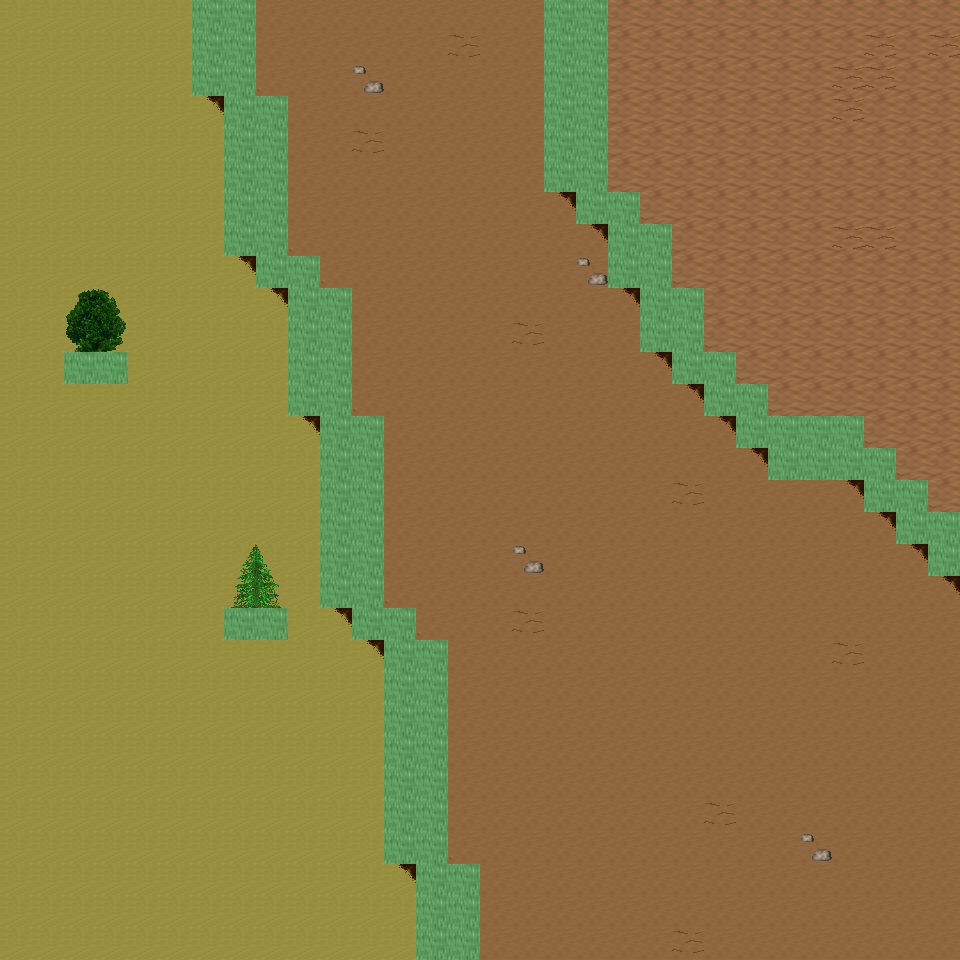

Below is a game level as drawn by its tile map, then a one-line description and the .tmx that defines it (tile-layer data replaced by summaries):
An orthogonal 30x30 tile map with 32x32 px tiles, 6 tile layers (Ground, Object, Object2, Above, ...), 37 tilesets and 4 objects (4x mapExit).

<map version="1.0" orientation="orthogonal" renderorder="right-down" width="30" height="30" tilewidth="32" tileheight="32" nextobjectid="5">
  <tileset firstgid="1" name="tileset_ground_ground" tilewidth="32" tileheight="32" tilecount="33" columns="3">
    <image source="../drawable/tileset_ground_ground.png" width="96" height="352" />
  </tileset>
  <tileset firstgid="34" name="tileset_ground_ridge_earth_dark" tilewidth="32" tileheight="32" tilecount="96" columns="12">
    <image source="../drawable/tileset_ground_ridge_earth_dark.png" width="384" height="256" />
  </tileset>
  <tileset firstgid="130" name="tileset_ground_ridge_earth_pale" tilewidth="32" tileheight="32" tilecount="96" columns="12">
    <image source="../drawable/tileset_ground_ridge_earth_pale.png" width="384" height="256" />
  </tileset>
  <tileset firstgid="226" name="tileset_ground_earth_edges" tilewidth="32" tileheight="32" tilecount="18" columns="6">
    <image source="../drawable/tileset_ground_earth_edges.png" width="192" height="96" />
  </tileset>
  <tileset firstgid="244" name="tileset_ground_rock_pebbles" tilewidth="32" tileheight="32" tilecount="3" columns="1">
    <image source="../drawable/tileset_ground_rock_pebbles.png" width="32" height="96" />
  </tileset>
  <tileset firstgid="247" name="tileset_plant_grasses" tilewidth="32" tileheight="32" tilecount="6" columns="3">
    <image source="../drawable/tileset_plant_grasses.png" width="96" height="64" />
  </tileset>
  <tileset firstgid="253" name="tileset_plant_flower_daisy_yellow" tilewidth="32" tileheight="32" tilecount="8" columns="2">
    <image source="../drawable/tileset_plant_flower_daisy_yellow.png" width="64" height="128" />
  </tileset>
  <tileset firstgid="261" name="tileset_plant_bush_bushes" tilewidth="32" tileheight="32" tilecount="10" columns="5">
    <image source="../drawable/tileset_plant_bush_bushes.png" width="160" height="64" />
  </tileset>
  <tileset firstgid="271" name="tileset_plant_flower_daisy_red" tilewidth="32" tileheight="32" tilecount="8" columns="2">
    <image source="../drawable/tileset_plant_flower_daisy_red.png" width="64" height="128" />
  </tileset>
  <tileset firstgid="279" name="tileset_plant_tree_tree_darkgreen" tilewidth="32" tileheight="32" tilecount="88" columns="8">
    <image source="../drawable/tileset_plant_tree_tree_darkgreen.png" width="256" height="352" />
  </tileset>
  <tileset firstgid="367" name="tileset_plant_flower_daisy_blue" tilewidth="32" tileheight="32" tilecount="8" columns="2">
    <image source="../drawable/tileset_plant_flower_daisy_blue.png" width="64" height="128" />
  </tileset>
  <tileset firstgid="375" name="tileset_item_corpse_skull_pale" tilewidth="32" tileheight="32" tilecount="2" columns="2">
    <image source="../drawable/tileset_item_corpse_skull_pale.png" width="64" height="32" />
  </tileset>
  <tileset firstgid="377" name="tileset_plant_vine" tilewidth="32" tileheight="32" tilecount="3" columns="1">
    <image source="../drawable/tileset_plant_vine.png" width="32" height="96" />
  </tileset>
  <tileset firstgid="380" name="tileset_plant_flower_daisy_white" tilewidth="32" tileheight="32" tilecount="8" columns="2">
    <image source="../drawable/tileset_plant_flower_daisy_white.png" width="64" height="128" />
  </tileset>
  <tileset firstgid="388" name="tileset_item_corpse_huge_animal" tilewidth="32" tileheight="32" tilecount="16" columns="2">
    <image source="../drawable/tileset_item_corpse_huge_animal.png" width="64" height="256" />
  </tileset>
  <tileset firstgid="404" name="tileset_building_fence_fence_chunky" tilewidth="32" tileheight="32" tilecount="21" columns="3">
    <image source="../drawable/tileset_building_fence_fence_chunky.png" width="96" height="224" />
  </tileset>
  <tileset firstgid="425" name="tileset_ground_eye" tilewidth="32" tileheight="32" tilecount="9" columns="3">
    <image source="../drawable/tileset_ground_eye.png" width="96" height="96" />
  </tileset>
  <tileset firstgid="434" name="tileset_logic_creature_gnome" tilewidth="32" tileheight="32" tilecount="6" columns="6">
    <image source="../drawable/tileset_logic_creature_gnome.png" width="192" height="32" />
  </tileset>
  <tileset firstgid="440" name="tileset_logic_creature_animal" tilewidth="32" tileheight="32" tilecount="32" columns="8">
    <image source="../drawable/tileset_logic_creature_animal.png" width="256" height="128" />
  </tileset>
  <tileset firstgid="472" name="tileset_logic_collision" tilewidth="32" tileheight="32" tilecount="1" columns="1">
    <image source="../drawable/tileset_logic_collision.png" width="32" height="32" />
  </tileset>
  <tileset firstgid="473" name="tileset_plant_tree_taller_trees" tilewidth="32" tileheight="32" tilecount="32" columns="8">
    <image source="../drawable/tileset_plant_tree_taller_trees.png" width="256" height="128" />
  </tileset>
  <tileset firstgid="505" name="tileset_plant_tree_spruce" tilewidth="32" tileheight="32" tilecount="6" columns="2">
    <image source="../drawable/tileset_plant_tree_spruce.png" width="64" height="96" />
  </tileset>
  <tileset firstgid="511" name="tileset_ground_blue_paving" tilewidth="32" tileheight="32" tilecount="2" columns="1">
    <image source="../drawable/tileset_ground_blue_paving.png" width="32" height="64" />
  </tileset>
  <tileset firstgid="513" name="tileset_ground_grass_edges" tilewidth="32" tileheight="32" tilecount="36" columns="12">
    <image source="../drawable/tileset_ground_grass_edges.png" width="384" height="96" />
  </tileset>
  <tileset firstgid="549" name="tileset_ground_grass_corners" tilewidth="32" tileheight="32" tilecount="24" columns="6">
    <image source="../drawable/tileset_ground_grass_corners.png" width="192" height="128" />
  </tileset>
  <tileset firstgid="573" name="tileset_logic_item_fruits" tilewidth="32" tileheight="32" tilecount="10" columns="10">
    <image source="../drawable/tileset_logic_item_fruits.png" width="256" height="64" />
  </tileset>
  <tileset firstgid="583" name="tileset_building_house_pink_blue" tilewidth="32" tileheight="32" tilecount="99" columns="11">
    <image source="../drawable/tileset_building_house_pink_blue.png" width="352" height="288" />
  </tileset>
  <tileset firstgid="682" name="tileset_building_fence_stone_fence_white" tilewidth="32" tileheight="32" tilecount="9" columns="3">
    <image source="../drawable/tileset_building_fence_stone_fence_white.png" width="96" height="96" />
  </tileset>
  <tileset firstgid="691" name="tileset_plant_tree_pine_tree" tilewidth="32" tileheight="32" tilecount="20" columns="4">
    <image source="../drawable/tileset_plant_tree_pine_tree.png" width="128" height="160" />
  </tileset>
  <tileset firstgid="711" name="tileset_furniture_chair_bench_wooden" tilewidth="32" tileheight="32" tilecount="8" columns="2">
    <image source="../drawable/tileset_furniture_chair_bench_wooden.png" width="64" height="128" />
  </tileset>
  <tileset firstgid="719" name="tileset_item_postbox" tilewidth="32" tileheight="32" tilecount="4" columns="2">
    <image source="../drawable/tileset_item_postbox.png" width="64" height="64" />
  </tileset>
  <tileset firstgid="723" name="tileset_logic_portal" tilewidth="32" tileheight="32" tilecount="24" columns="8">
    <image source="../drawable/tileset_logic_portal.png" width="256" height="96" />
  </tileset>
  <tileset firstgid="747" name="tileset_furniture_light_lamp_blue" tilewidth="32" tileheight="32" tilecount="3" columns="1">
    <image source="../drawable/tileset_furniture_light_lamp_blue.png" width="32" height="96" />
  </tileset>
  <tileset firstgid="750" name="tileset_light_dim_light_7x5" tilewidth="32" tileheight="32" tilecount="35" columns="7">
    <image source="../drawable/tileset_light_dim_light_7x5.png" width="224" height="160" />
  </tileset>
  <tileset firstgid="785" name="tileset_light_light_5x5" tilewidth="32" tileheight="32" tilecount="25" columns="5">
    <image source="../drawable/tileset_light_light_5x5.png" width="160" height="160" />
  </tileset>
  <tileset firstgid="810" name="tileset_logic_creature_reptile" tilewidth="32" tileheight="32" tilecount="7" columns="7">
    <image source="../drawable/tileset_logic_creature_reptile.png" width="224" height="32" />
  </tileset>
  <tileset firstgid="817" name="tileset_plant_bushes_and_trees" tilewidth="32" tileheight="32" tilecount="144" columns="16">
    <image source="../drawable/tileset_plant_bushes_and_trees.png" width="512" height="289" />
  </tileset>
  <layer name="Ground" width="30" height="30">
    <data>[900 cells, 900 non-empty, 3 distinct tile ids]</data>
  </layer>
  <layer name="Object" width="30" height="30">
    <data>[900 cells, 128 non-empty, 13 distinct tile ids]</data>
  </layer>
  <layer name="Object2" width="30" height="30">
    <data>[900 cells, 19 non-empty, 2 distinct tile ids]</data>
  </layer>
  <layer name="Above" width="30" height="30">
    <data>[900 cells, 16 non-empty, 9 distinct tile ids]</data>
  </layer>
  <layer name="Above2" width="30" height="30">
    <data>[900 cells, 0 non-empty, 0 distinct tile ids]</data>
  </layer>
  <layer name="Walkable" width="30" height="30">
    <data>[900 cells, 103 non-empty, 1 distinct tile ids]</data>
  </layer>
  <objectgroup name="MapEvents">
    <object id="1" name="south" type="mapExit" x="0" y="928" width="416" height="32">
      <properties>
        <property name="map" value="level_0_x85_y77" />
        <property name="x" value="0" />
        <property name="y" value="1" />
      </properties>
    </object>
    <object id="2" name="south2" type="mapExit" x="480" y="928" width="480" height="32">
      <properties>
        <property name="map" value="level_0_x85_y77" />
        <property name="x" value="15" />
        <property name="y" value="1" />
      </properties>
    </object>
    <object id="3" name="east" type="mapExit" x="928" y="0" width="32" height="512">
      <properties>
        <property name="map" value="level_0_x86_y76" />
        <property name="x" value="1" />
        <property name="y" value="0" />
      </properties>
    </object>
    <object id="4" name="east2" type="mapExit" x="928" y="576" width="32" height="384">
      <properties>
        <property name="map" value="level_0_x86_y76" />
        <property name="x" value="1" />
        <property name="y" value="18" />
      </properties>
    </object>
  </objectgroup>
</map>
